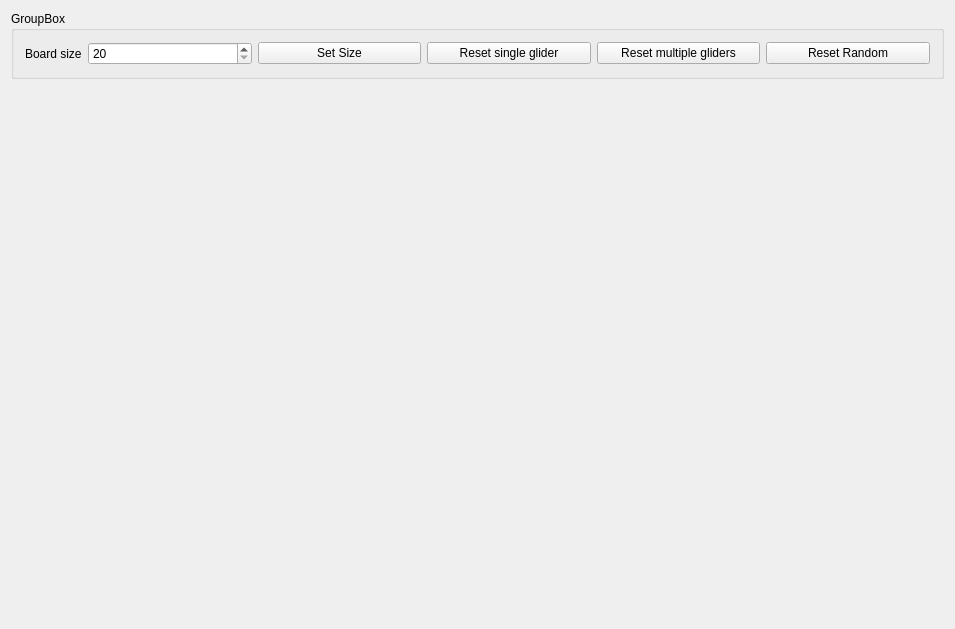
<?xml version="1.0" encoding="UTF-8"?>
<ui version="4.0">
 <class>GameOfLife</class>
 <widget class="QMainWindow" name="GameOfLife">
  <property name="geometry">
   <rect>
    <x>0</x>
    <y>0</y>
    <width>955</width>
    <height>629</height>
   </rect>
  </property>
  <property name="windowTitle">
   <string>GameOfLife</string>
  </property>
  <widget class="QWidget" name="centralWidget">
   <layout class="QGridLayout" name="gridLayout">
    <item row="1" column="0">
     <widget class="BoardWidget" name="boardWidget" native="true">
      <property name="sizePolicy">
       <sizepolicy hsizetype="Preferred" vsizetype="Expanding">
        <horstretch>0</horstretch>
        <verstretch>0</verstretch>
       </sizepolicy>
      </property>
     </widget>
    </item>
    <item row="0" column="0">
     <widget class="QGroupBox" name="groupBox">
      <property name="sizePolicy">
       <sizepolicy hsizetype="Preferred" vsizetype="Preferred">
        <horstretch>0</horstretch>
        <verstretch>0</verstretch>
       </sizepolicy>
      </property>
      <property name="title">
       <string>GroupBox</string>
      </property>
      <layout class="QHBoxLayout" name="horizontalLayout">
       <item>
        <widget class="QLabel" name="boardSize_label">
         <property name="sizePolicy">
          <sizepolicy hsizetype="Fixed" vsizetype="Preferred">
           <horstretch>0</horstretch>
           <verstretch>0</verstretch>
          </sizepolicy>
         </property>
         <property name="text">
          <string>Board size</string>
         </property>
        </widget>
       </item>
       <item>
        <widget class="QDoubleSpinBox" name="boardSize_input">
         <property name="decimals">
          <number>0</number>
         </property>
         <property name="minimum">
          <double>20.000000000000000</double>
         </property>
         <property name="maximum">
          <double>2000.000000000000000</double>
         </property>
        </widget>
       </item>
       <item>
        <widget class="QPushButton" name="setSize_btn">
         <property name="text">
          <string>Set Size</string>
         </property>
        </widget>
       </item>
       <item>
        <widget class="QPushButton" name="singleGliderReset_btn">
         <property name="text">
          <string>Reset single glider</string>
         </property>
        </widget>
       </item>
       <item>
        <widget class="QPushButton" name="multipleGlidersReset_btn">
         <property name="text">
          <string>Reset multiple gliders</string>
         </property>
        </widget>
       </item>
       <item>
        <widget class="QPushButton" name="randomReset_btn">
         <property name="text">
          <string>Reset Random</string>
         </property>
        </widget>
       </item>
      </layout>
     </widget>
    </item>
   </layout>
  </widget>
 </widget>
 <layoutdefault spacing="6" margin="11"/>
 <customwidgets>
  <customwidget>
   <class>BoardWidget</class>
   <extends>QWidget</extends>
   <header>boardwidget.h</header>
   <container>1</container>
  </customwidget>
 </customwidgets>
 <resources/>
 <connections/>
</ui>
